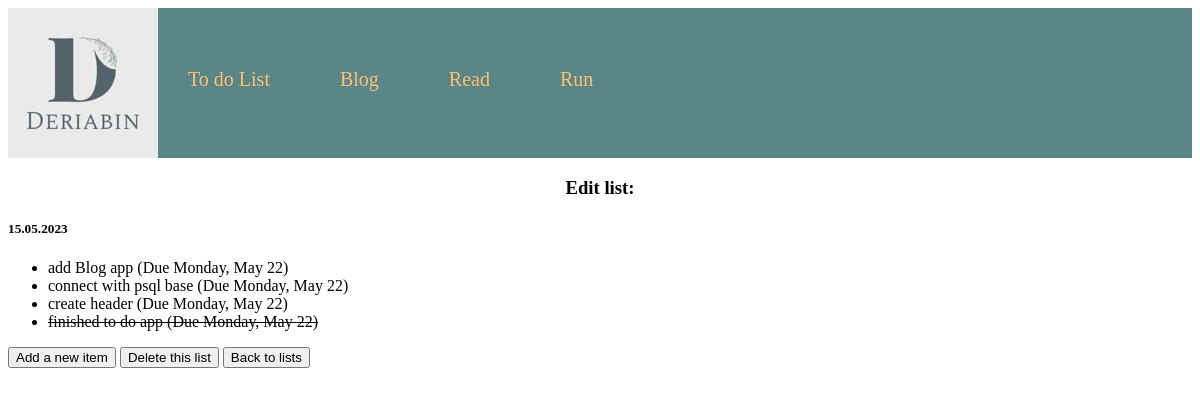
The page /list/2/ on the database its author committed.
### todo_app/models.py (models this page shows, shortened)
class ToDoList(models.Model):
    title = models.CharField(max_length=100, unique=True)

class ToDoItem(models.Model):
    title = models.CharField(max_length=100)
    description = models.TextField(null=True, blank=True)
    created_date = models.DateTimeField(auto_now_add=True)
    due_date = models.DateTimeField(default=one_week_hence)
    todo_list = models.ForeignKey(ToDoList, on_delete=models.CASCADE)
    is_done = models.BooleanField(default=False)
    class Meta:
        ordering = ["due_date"]

### todo_app/views.py (the view)
# urls.py: path("list/<int:list_id>/", views.ItemListView.as_view(), name="list"),
class ItemListView(ListView):
    model = ToDoItem
    template_name = "todo_app/todo_list.html"
    def get_queryset(self):
        return ToDoItem.objects.filter(todo_list_id=self.kwargs["list_id"])
    def get_context_data(self):
        context = super().get_context_data()
        context["todo_list"] = ToDoList.objects.get(id=self.kwargs["list_id"])
        return context

### templates/todo_app/todo_list.html (shortened to what this page needs)
{% extends "base.html" %}
{% block content %}
<div>
    <div>
        <div>
            <h3>Edit list:</h3>
            <h5>{{ todo_list.title | upper }}</h5>
        </div>
        <ul>
            {% for todo in object_list %}
            {% if todo.is_done %}
            <li>
                <div>
                    <div
                        role="button"
                        onclick="location.href= '{% url "item-update" todo_list.id todo.id %}'">
                        <s>{{ todo.title }}
                        (Due {{ todo.due_date | date:"l, F j" }}) </s>
                    </div>
                </div>
            </li>
           {% else %}
            <li>
                <div>
                    <div
                        role="button"
                        onclick="location.href= '{% url "item-update" todo_list.id todo.id %}'">
                        {{ todo.title }}
                        (Due {{ todo.due_date | date:"l, F j" }})
                    </div>
                </div>
            </li>
        {% endif %}
            {% empty %}
            <p>There are no to-do items in this list.</p>
            {% endfor %}
        </ul>
        <p>
            <input
                value="Add a new item"
                type="button"
                onclick="location.href='{% url "item-add" todo_list.id %}'">
            <input
                value="Delete this list"
                type="button"
                onclick="location.href=
                '{% url "list-delete" todo_list.id %}'">
            <input
                value="Back to lists"
                type="button"
                onclick="location.href=
                '{% url "index" %}'">
        </p>
    </div>
</div>
{% endblock %}

### templates/base.html (shortened to what this page needs)
{% load static %}
<!doctype html>
<html lang="en">
<head>
    <link rel="stylesheet" href="{% static 'css/base.css' %}">
</head>
<body>
    <div class="header">
        <ul class="mainmenu">
            <li class="logo">
                <a href="{% url 'home' %}">
                    <div class="logo"> <img src="{% static 'images/logo1.jpg' %}"></div>
                </a>
            </li>
            <li>
                <a href="{% url 'index' %}">To do List </a>
            </li>
            <li>
                <a href="#">Blog</a>
            </li>
            <li>
                <a href="#">Read</a>
            </li>
            <li>
                <a href="#">Run</a>
            </li>
        </ul>
    </div>
    <div>
        {% block content %}
        {% endblock %}
    </div>
</body>
</html>

### static/css/base.css (style rules this page uses)
h3 { text-align: center; }
.header { background: #5A8687; height: 150px; }
ul.mainmenu { list-style: none; margin: 0; padding: 0; height: 150px; color: #4B5650; font-size: 20px; overflow: hidden; }
ul.mainmenu li { float: left; margin: 60px 40px 0 30px; }
ul.mainmenu li.logo { margin: 0; }
ul.mainmenu li a { color: #fdc073; text-decoration: none; }

### rows shown on the page
ToDoList: title "15.05.2023", id "Add a new item", id "Delete this list"
ToDoItem: title "add Blog app", due_date "Monday, May 22"
ToDoItem: title "connect with psql base", due_date "Monday, May 22"
ToDoItem: title "create header", due_date "Monday, May 22"
ToDoItem: title "finished to do app", due_date "Monday, May 22"
